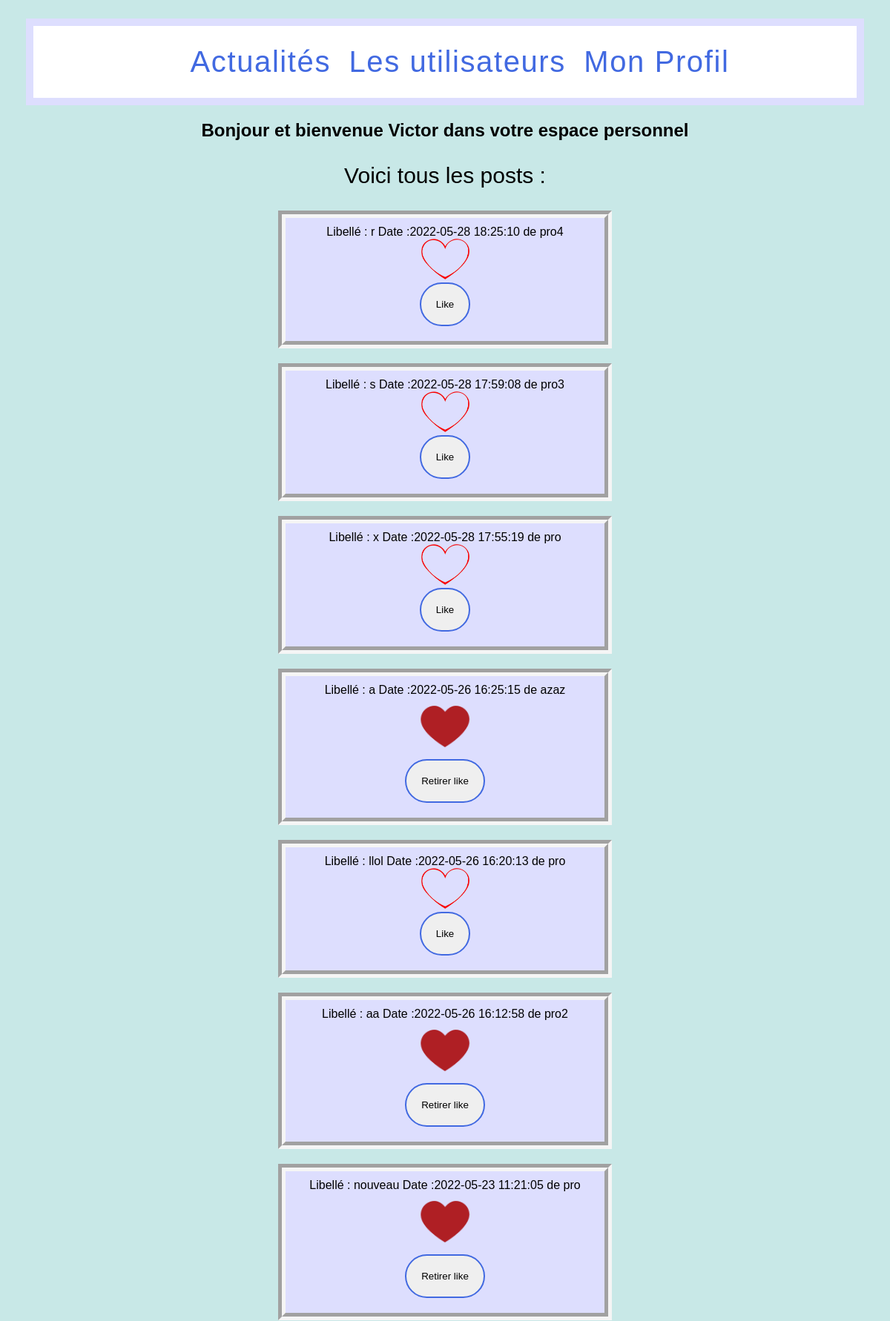
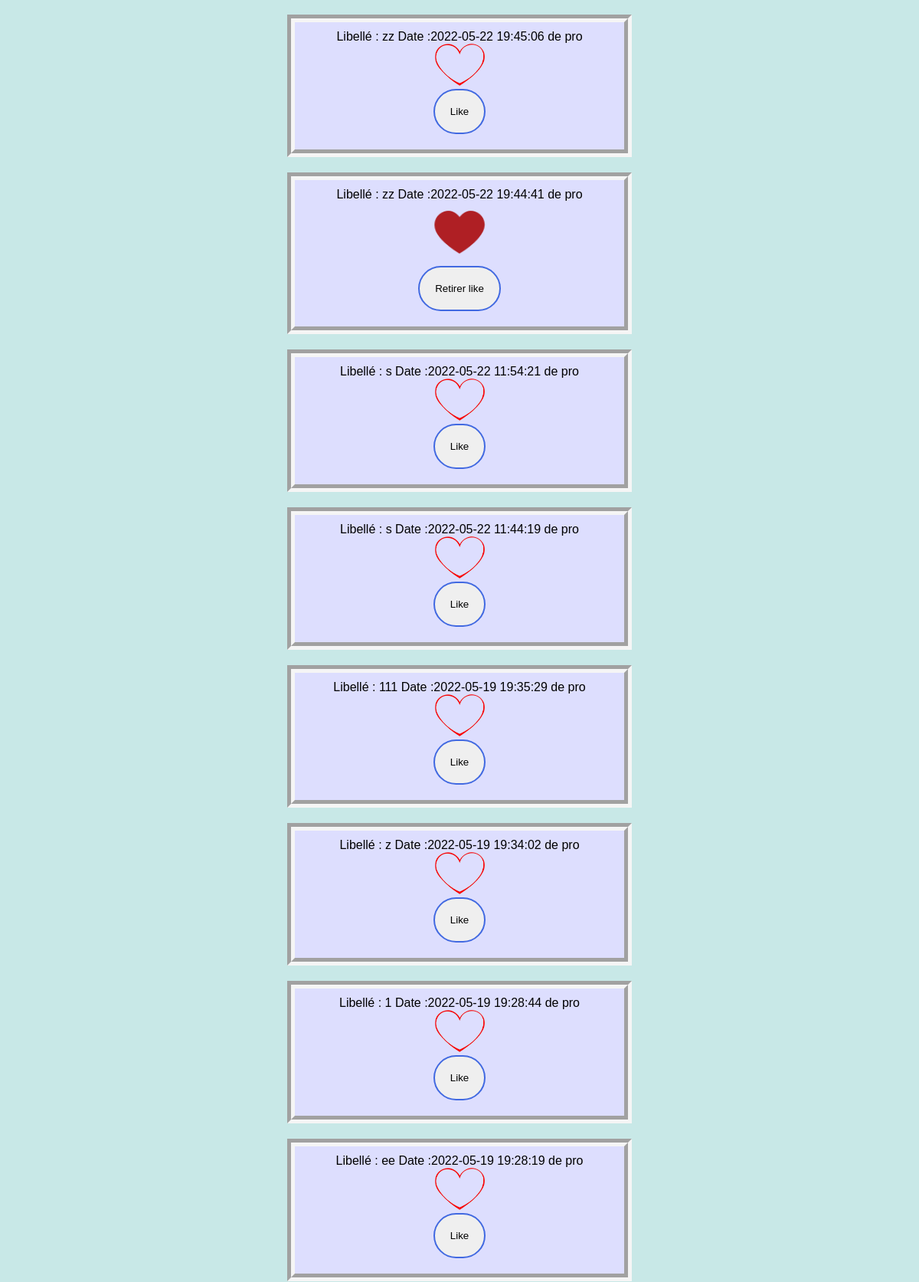
/Controller/session.php (signed in, upper part), run on the app's committed database (2 pictures, top to bottom).
### tables this page shows
CREATE TABLE IF NOT EXISTS `post` (
  `ID_Post` int(11) NOT NULL AUTO_INCREMENT,
  `Libelle` varchar(255) NOT NULL,
  `Date` datetime NOT NULL DEFAULT CURRENT_TIMESTAMP,
  `ID_Professional` int(11) DEFAULT NULL,
  PRIMARY KEY (`ID_Post`),
  KEY `ID_Professionnal` (`ID_Professional`)
);

CREATE TABLE IF NOT EXISTS `user_professional` (
  `ID` int(11) NOT NULL AUTO_INCREMENT,
  `Pseudo` varchar(255) NOT NULL,
  `Email` varchar(255) NOT NULL,
  `Password` varchar(255) NOT NULL,
  PRIMARY KEY (`ID`)
);

### Controller/Session.php (called while the page is built, shortened)
<?php
   include"../Modele/PostPDO.php";
   include"../Modele/Like_PDO.php";
      $bienvenue="Bonjour et bienvenue ".
      $_SESSION["Pseudo"].
      " dans votre espace personnel";
       $mesposts = New PostPDO();
       $postes = $mesposts->getPost();
       $verif = new Like_PDO();
   include ("../Vue/Session.php");
?>

### Modele/PostPDO.php (called while the page is built, shortened)
<?php
class PostPDO{
    public function getPost() {
    try {
        $pdo = new PDO('mysql:host=localhost;dbname=projet',"root");
        $req = $pdo->prepare("select * from post, user_professional where post.ID_professional = user_professional.ID Order by Date desc");
        $req->execute();
        $ligne = $req->fetch(PDO::FETCH_ASSOC);
        while ($ligne) {
            $resultat[] = $ligne;
            $ligne = $req->fetch(PDO::FETCH_ASSOC);
        }
    } catch (PDOException $e) {
        print "Erreur !: " . $e->getMessage();
        die();
    }
    return $resultat;
}
}

### Modele/Like_PDO.php (called while the page is built, shortened)
<?php
class Like_PDO {
    function getOneLike($ID_Client, $ID_Post) {
        try {
            $pdo = new PDO('mysql:host=localhost;dbname=projet', "root");
            $req = $pdo->prepare("select * from like_ where ID_Client=:ID_Client and ID_Post=:ID_Post");
            $req->bindValue(':ID_Client', $ID_Client, PDO::PARAM_INT);
            $req->bindValue(':ID_Post', $ID_Post, PDO::PARAM_INT);
            $req->execute();
            $resultat = $req->fetch(PDO::FETCH_ASSOC);
        } catch (PDOException $e) {
            print "Erreur !: " . $e->getMessage();
            die();
        }
        return $resultat;
    }
}

### Vue/Session.php (the view, shortened to what this page needs)
<?php include("C:\wamp\www\projet\Vue\Header.php"); ?>
<h2><?php echo $bienvenue?></h2>
      <p>Voici tous les posts :<br>
      <?php
foreach($postes as $value){
          ?>
          <form class="post" name="form" method="post" action="">
              <?php
               echo "Libellé : ".$value['Libelle']." Date :".$value['Date']." de ".$value['Pseudo']."<br>";
               $veriff = $verif->getOneLike($_SESSION["ID"], $value['ID_Post']);
              if (!$veriff){?>
               <img src="..\Images\Likefalse.png" height ="55" width="65"/><br>
              <input class="favorite styled" type="submit" name="like" value="Like">
              </input><?php }
              else {?>
              <img src="..\Images\Like.png" height ="80" width="80"/><br>
               <input class="favorite styled" type="submit" name="retirerlike" value="Retirer like">
              <?php }?>
          </form>
<?php   }
?>
      </p>
<br>
   </body>
</html>

### Css.css (style rules this page uses)
* { font-family:arial; }
body { margin:25px; text-align: center; background-color: #C8E8E7; }
p { font-size: 30px; }
input { border:solid 2px #4169E1; margin-bottom:10px; padding:20px; outline:none; border-radius:40px; }
.post { border: 10px groove ; padding: 10px; border-color: whitesmoke; margin-right: 350px; margin-left: 350px; margin-bottom: 20px; background-color : #DDDEFE; }

### data on the page
post: Libelle "r", Date "2022-05-28 18:25:10", ID_Professional.Pseudo "pro4"
post: Libelle "s", Date "2022-05-28 17:59:08", ID_Professional.Pseudo "pro3"
post: Libelle "x", Date "2022-05-28 17:55:19", ID_Professional.Pseudo "pro"
post: Libelle "a", Date "2022-05-26 16:25:15", ID_Professional.Pseudo "azaz"
post: Libelle "llol", Date "2022-05-26 16:20:13", ID_Professional.Pseudo "pro"
post: Libelle "aa", Date "2022-05-26 16:12:58", ID_Professional.Pseudo "pro2"
post: Libelle "nouveau", Date "2022-05-23 11:21:05", ID_Professional.Pseudo "pro"
post: Libelle "zz", Date "2022-05-22 19:45:06", ID_Professional.Pseudo "pro"
post: Libelle "zz", Date "2022-05-22 19:44:41", ID_Professional.Pseudo "pro"
post: Libelle "s", Date "2022-05-22 11:54:21", ID_Professional.Pseudo "pro"
post: Libelle "s", Date "2022-05-22 11:44:19", ID_Professional.Pseudo "pro"
post: Libelle "111", Date "2022-05-19 19:35:29", ID_Professional.Pseudo "pro"
post: Libelle "z", Date "2022-05-19 19:34:02", ID_Professional.Pseudo "pro"
post: Libelle "1", Date "2022-05-19 19:28:44", ID_Professional.Pseudo "pro"
post: Libelle "ee", Date "2022-05-19 19:28:19", ID_Professional.Pseudo "pro"

### other printed values
$bienvenue "Bonjour et bienvenue Victor dans votre espace personnel"
